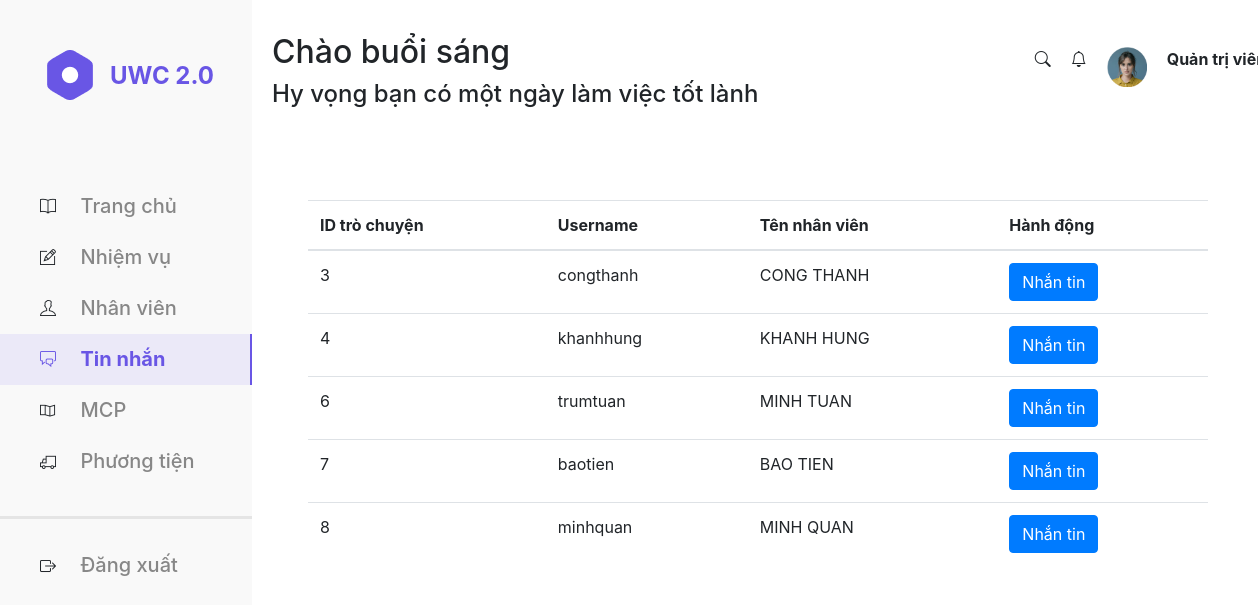
The page /Front-end/chat.php on the database its author committed.
### tables this page shows
CREATE TABLE `employee` (
  `username` varchar(50) NOT NULL,
  `password` varchar(50) DEFAULT '123',
  `name` varchar(50) DEFAULT NULL,
  `role` enum('janitor','collector') DEFAULT NULL,
  `status` enum('assigned','unassigned') NOT NULL DEFAULT 'unassigned',
  `email` varchar(50) DEFAULT NULL,
  `phone_num` int(10) DEFAULT NULL
);

CREATE TABLE `conversations` (
  `conversation_id` int(11) NOT NULL,
  `user_1` varchar(50) NOT NULL,
  `user_2` varchar(50) NOT NULL
);

### Front-end/chat.php (the view, shortened to what this page needs)
<!DOCTYPE html>
<html lang="en">
<head>
    <link rel="stylesheet" type="text/css" href="./css/bar.css    ">
    <link rel="stylesheet" type="text/css" href="./assets/font_icon/themify-icons-font/themify-icons/themify-icons.css">
    <link rel="stylesheet" href="https://pro.fontawesome.com/releases/v5.10.0/css/all.css" />
    <link rel="stylesheet" href="https://cdn.jsdelivr.net/npm/bootstrap-icons@1.3.0/font/bootstrap-icons.css">
    <link rel="stylesheet" href="https://cdn.jsdelivr.net/npm/bootstrap@4.6.2/dist/css/bootstrap.min.css">
</head>
<?php
require_once 'connection.php';
?>
<body>
    <div id="container">
        <div id="navBar">
            <div class="logo">
                <img src="./assets/img/logo.png" alt="logo">
                <p class="title">UWC 2.0</p>
            </div>
            <ul class="navList">
                <li class="main">
                    <i class="ti-book"></i>
                    <a href="index.php">
                        Trang chủ
                    </a>
                </li>
                <li class="task">
                    <i class="ti-pencil-alt"></i>
                    <a href="Task.php?sort=id&search=&page=1">
                        Nhiệm vụ
                    </a>
                </li>
                <li class="employee">
                    <i class="ti-user"></i>
                    <a href="employee.php?sort=username&search=&page=1">
                        Nhân viên
                    </a>
                </li>
                <li class="message select">
                    <i class="ti-comments"></i>
                    <a href="chat.php">
                        Tin nhắn
                    </a>
                </li>
                <li class="message">
                    <i class="ti-map"></i>
                    <a href="manageMCP.php?sort=id&search=&page=1">
                        MCP
                    </a>
                </li>
                <li class="manage">
                    <i class="ti-truck"></i>
                    <a href="manageVehicle.php?sort=id&search=&page=1">
                        Phương tiện
                    </a>
                </li>
                <li class="info">
                    <i class="bi bi-box-arrow-right"></i>
                    <a href="logout.php">
                        Đăng xuất
                    </a>
                </li>
            </ul>
        </div>
        <div id="topbar">
            <div id="greeting">
                <h2>Chào buổi sáng</h2>
                <h4>Hy vọng bạn có một ngày làm việc tốt lành</h4>
            </div>
            <ul class="topbar_list">
                <li class="search">
                    <i class="bi bi-search"></i>
                </li>
                <li class="notify">
                    <i class="bi bi-bell"></i>
                </li>
                <li class="user">
                    <img src="./assets/img/user1.png" alt="">
                </li>
                <li class="role">
                    <p class="role"><b>Quản trị viên</b></p>
                </li>
            </ul>
        </div>
        <div id="content">
            <form class="form-inline" action="" method="POST">
            <table class="table table-hover">
                <thead>
                    <tr>
                        <th>ID trò chuyện</th>
                        <th>Username</th>
                        <th>Tên nhân viên</th>
                        <th>Hành động</th>
                    </tr>
                </thead>
                <tbody>
                    <?php
                    $query = "SELECT conversation_id,user_2,`name` from employee,conversations where user_2 = employee.username";
                    $result = mysqli_query($conn, $query);
                    while ($r = mysqli_fetch_assoc($result)) {
                    ?>
                        <tr>
                            <td><?php echo $r['conversation_id']; ?></td>
                            <td><?php echo $r['user_2']; ?></td>
                            <td><?php echo $r['name']; ?></td>
                            <td><a href="nhantin.php?ID=<?= $r['conversation_id']?>&username=<?=$r['user_2']?>&name=<?=$r['name']?>" class="btn btn-primary">Nhắn tin</a></td>
                        </tr>
                    <?php
                    }
                    ?>
                </tbody>
            </table>
            </form>
        </div>
</body>
</html>

### Front-end/css/bar.css (style rules this page uses)
* { padding: 0; margin: 0; box-sizing: border-box; }
.select { background-color: rgba(105, 86, 229, 0.1);; color:#6956E5 !important; border-right: 2px solid #6956E5; }
.select >a { font-weight: 700 !important; color:#6956E5 !important; }
html { font-family:Arial, Helvetica, sans-serif; font-style:normal; color: #000; height: 100%; }
body { height: 100%; }
#container { height: 100%; }
#container #navBar { position: absolute; width: 252px; height:100%; background-color: #F9F9F9; }
#navBar .navList { margin-top:76px; padding-left: 0px; }
ul.topbar_list { padding-left: 0px; }
#navBar .logo { margin-top: 45px; margin-left:40px; display: flex; flex-direction: row; align-items: center; padding: 0px; }
#navBar .logo .title { line-height: 60px; font-weight: 700; font-size: 24px; line-height: 33px; color:#6956E5; margin-left: 10px; margin-bottom: 0px; }
#container #navBar .navList li >a { font-weight: 500; font-size: 20px; line-height: 27px; color:#878787; text-align: center; text-decoration: none; }
#container #navBar .navList li { text-align: left; list-style-type: none; padding: 12px 30px 12px 40px; }
#container #navBar .navList li >i { margin-right: 20px; }
#container #navBar .navList .manage { padding-bottom: 41px; border-bottom: 3px solid #E5E5E5; }
#container #navBar .navList .info { margin-top: 21px; }
#container #topbar { position: relative; top: 0px; right: 0px; left: 252px; background-color: #fff; width: 83%; padding: 20px; height: 150px; align-items: center; z-index: 1; display: flex; justify-content: space-between; }
#container #topbar ul { list-style: none; display: flex; }
#container #topbar ul li { padding:10px; }
#topbar .user img { width: 40px; }
#content { position: absolute; left: 308px; right: 50px; margin-top: 50px; }

### rows shown on the page
employee: conversations.conversation_id "3", conversations.user_2 "congthanh", name "CONG THANH"
employee: conversations.conversation_id "4", conversations.user_2 "khanhhung", name "KHANH HUNG"
employee: conversations.conversation_id "6", conversations.user_2 "trumtuan", name "MINH TUAN"
employee: conversations.conversation_id "7", conversations.user_2 "baotien", name "BAO TIEN"
employee: conversations.conversation_id "8", conversations.user_2 "minhquan", name "MINH QUAN"
